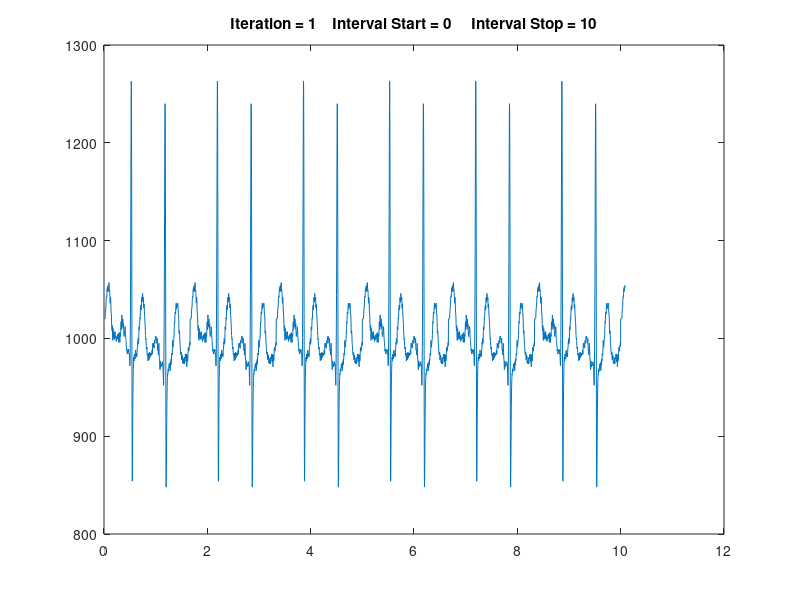

This figure's MATLAB source: (Note: this script raises an error after producing the figure.)
clear
close all
clc

%% Laoding Data

load('sampleData/sampleECG.mat');          % Loading Raw Data and Sampling Freq

Signal = ECG;
ts = 1/fs;                      % Sampling Time
SigLen = length(Signal);
TimeLen = SigLen/fs;

t = linspace(0, TimeLen, SigLen); % Time axis Creation

%% Create Plots to Selecte R-peaks Manually

Counter = 0;                    % Index Counter

%Data Seperator
TimeSlice = 10;                 % Plot Time Slice in Seconds
DataNum = TimeSlice * fs;       % Nummber of Data in each Slice

PlotNum = ceil(TimeLen/TimeSlice);     % Number of Plots to Create

Min_Ind = 0;                    % Store Last Index of the Previous Plot
Index = [];
for iter = 1:PlotNum

    Break_Flag = 0;         % Loop Break Flag

    % Check if its the last Iteration last R-Peak Index is the Last Signal Index
    if (iter == PlotNum)
        Ind = (1+(iter-1) * DataNum : numel(Signal));
    else
        Ind = (1+(iter-1) * DataNum : iter*DataNum+30);   % Seperation Index Creation
    end

    Min_Ind = Ind(1)-1;

    % Do the Current Plot
    plot(t(Ind), Signal(Ind), 'Marker', 'none')
    title(['Iteration = ' num2str(iter) '    Interval Start = ' num2str((iter-1)...
        *TimeSlice) '     Interval Stop = ' num2str(iter * TimeSlice)])

    while true

        dcm_obj = datacursormode(gcf);      % Create Current Data Cursor Object
        set(dcm_obj, 'DisplayStyle', 'window', 'SnapToDataVertex', 'on', 'Enable', 'on')

        w = waitforbuttonpress;             % Wait for Button Press!!
        if (w == 1)                         % if Pressed Up Coming Button is from KeyBoard

            Current_Key = get(gcf, 'CurrentCharacter');      % Get Current Pressed Key

            if (Current_Key == 'c')         % Close if Current Key is 'c' for Closed
                disp('     Closing The Program!....')
                Break_Flag = 1;             % Activate to Close Completely
                break

            elseif (Current_Key == 'n')     % Go to Next Plot if Current Key is 'n' for Next

                if (iter == PlotNum)

                    close all
                    fprintf("\n\nAll Done!\n\n")

                else
                    % Current Plot Info
                    disp('Next Plot...')
                    disp(' =========================================================== ')
                    disp(['Iteration = ' num2str(iter) '    Interval Start = ' ...
                        num2str((iter-1) * TimeSlice) '     Interval Stop = '...
                        num2str(iter * TimeSlice)])
                    disp(' =========================================================== ')
                    break
                end
            end

        elseif (w == 0)                    % if Pressed Button is from Mouse

            info_struct = getCursorInfo(dcm_obj);       % get Cursor Info

            % If it is not Struct then it is the Click was not on the Plot
            % So We Check
            if (class(info_struct) == 'struct')
                if (Counter == 0)
                    Counter = 1;
                    Index = info_struct.DataIndex;
                    disp(['Index  1 Captured!'])
                else
                    if (info_struct.DataIndex + Min_Ind - Index(end) > 30)
                        Counter = Counter + 1;
                        Index = [Index; info_struct.DataIndex + Min_Ind];
                        disp(['Index  ' num2str(Counter) '  Captured!'])
                    end
                end
            end
        end
    end

    % If 'c' is Pressed then Break!
    if (Break_Flag == 1)
        close all
        break
    end
end

%% Saving the index and the time
Index = sort(unique(Index));
SelectedIndex = Index;
IndTime = t(Index);

save IndexSelected.mat SelectedIndex IndTime

%% Plot Results
semilogy(t, Signal, 'b-')
hold on
semilogy(IndTime, Signal(SelectedIndex), 'ro', 'LineWidth', 5)
title('Whole Data with Selected Indices.')
xlabel('Time')
ylabel('uV')

clear